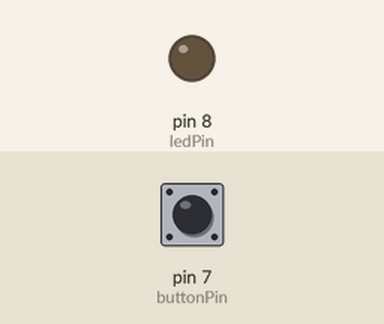
This sketch was run on a simulated Arduino Uno, built with avr-gcc and run on an emulated ATmega328P. Shown: output pins drawn as LEDs (lit = HIGH). The inputs (shaded band) are chosen by the test bench; at power-on: pin 7 (buttonPin) HIGH.

Above: at 1.2 s.
1.3 s: pin 7 (buttonPin) pulled LOW for 0.15 s
At 1.37 s:
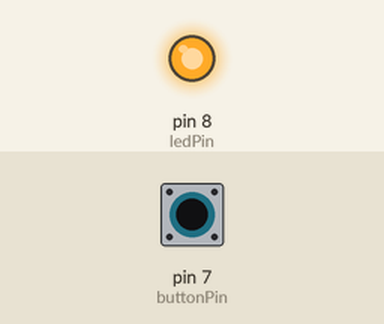
2.9 s: pin 7 (buttonPin) pulled LOW for 3.2 s
At 7.0 s:
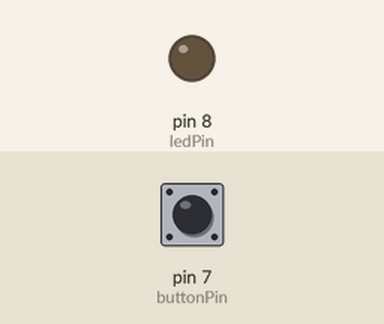
Timing chart, 0 to 8.5 s (numbered marks = the images above; inputs shaded):
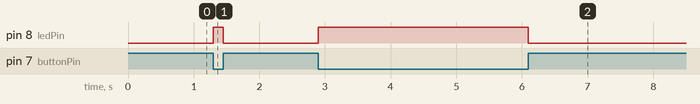

Measured:
- after the input at 1.3 s, pin 8 (ledPin): LOW → HIGH at once, → LOW 0.15 s later
- after the input at 2.9 s, pin 8 (ledPin): LOW → HIGH at once, → LOW 3.2 s later

The sketch:

buttonLED.ino
```cpp
const int buttonPin = 7;
const int ledPin = 8;

void setup(){
  pinMode(ledPin, OUTPUT);
  pinMode(buttonPin, INPUT_PULLUP);
}

void loop() {
  int buttonState = digitalRead(buttonPin);

  if (buttonState == LOW) {
    digitalWrite(ledPin, HIGH);
  } else {
    digitalWrite(ledPin, LOW);
  }

}
```
